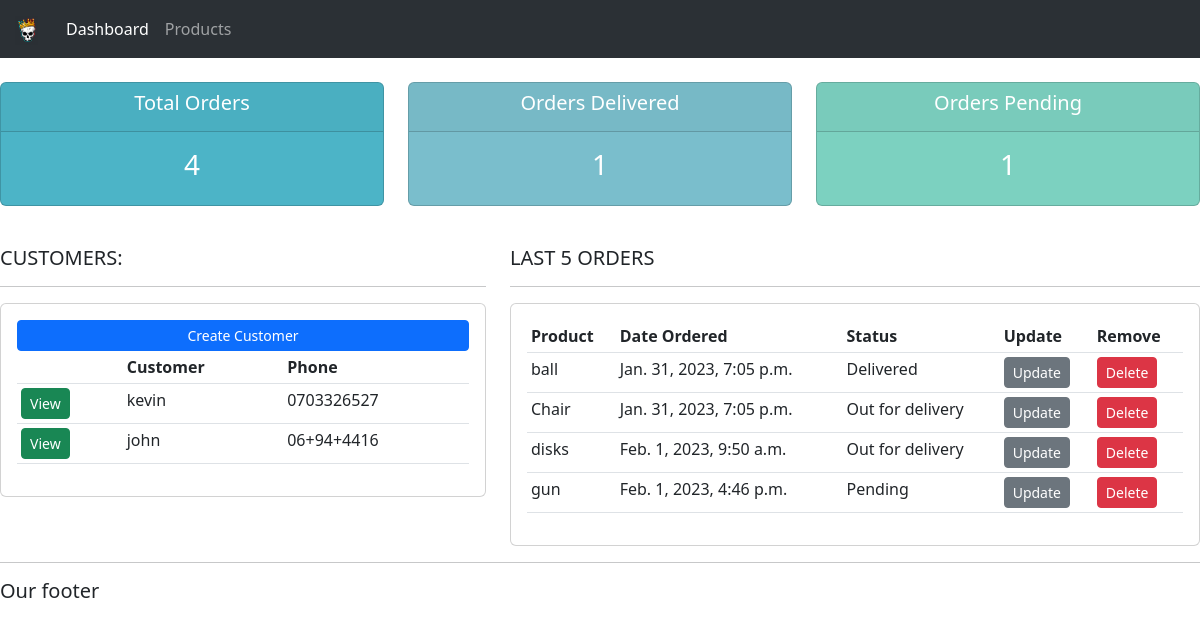
The page / on the database its author committed.
### accounts/models.py (models this page shows, shortened)
class Customer(models.Model):
    name = models.CharField(max_length=200, null=True)
    phone = models.CharField(max_length=200, null=True)
    email = models.CharField(max_length=200, null=True)
    date_created = models.DateTimeField(auto_now_add=True, null=True)

class Order(models.Model):
    STATUS = (
        ('Pending', 'Pending'),
        ('Out for delivery', 'Out for Delivery'),
        ('Delivered', 'Delivered'),
    )
    cutomer = models.ForeignKey(Customer, null=True, on_delete=models.SET_NULL)#when order is deleted the customer will stay in the database but with a null value for order
    product = models.ForeignKey(Product, null=True, on_delete=models.SET_NULL)
    date_created = models.DateTimeField(auto_now_add=True, null=True)
    status = models.CharField(max_length=200, null=True, choices=STATUS)

class Product(models.Model):
    CATEGORY = (
        ('Indoor', 'Indoor'),
        ('Out Door', 'Out Door')
    )
    name = models.CharField(max_length=200, null=True)
    price = models.FloatField(null=True)
    category = models.CharField(max_length=200, null=True, choices=CATEGORY)
    description = models.CharField(max_length=255, null=True)
    date_created = models.DateTimeField(auto_now_add=True, null=True)
    tags = models.ManyToManyField(Tag)#different products can have more than one tag so we use a many to many relationship
    def __str__(self):
        return self.name

### accounts/views.py (the view)
# urls.py: path('', views.index, name='index'),
def index(request):
    orders = Order.objects.all()
    customers = Customer.objects.all()
    total_customers = customers.count()
    total_orders = orders.count()
    delivered = orders.filter(status='Delivered').count()
    pending = orders.filter(status='Pending').count()
    context = {
        'orders': orders,
        'customers':customers,
        'total_orders' : total_orders,
        'delivered': delivered,
        'pending': pending
    }
    return render(request, 'accounts/dashboard.html', context)

### accounts/templates/accounts/dashboard.html
{% extends 'accounts/main.html' %}
{% load static %}
{% block content %}
{% include 'accounts/status.html' %}
<br>
<div>
<div class="row">
    <div class="col-md-5">
        <h5>CUSTOMERS: </h5>
        <hr>
        <div class="card card-body">
            <a class="btn btn-primary btn-sm btn-block" href="#">Create Customer</a>
            <table class="table table-sm">
                <tr>
                    <th></th>
                    <th>Customer</th>
                    <th>Phone</th>
                </tr>
                {% for customer in customers %}
                    <tr>
                        <td><a class="btn btn-sm btn-success" href="{% url 'customer' customer.id %}">View</a></td>
                        <td>
                            {{customer.name}}
                        </td>
                        <td>
                            {{customer.phone}}
                        </td>
                    </tr>
                {% endfor%}
            </table>
        </div>
    </div>
    <div class="col-md-7">
        <h5>LAST 5 ORDERS</h5>
        <hr>
        <div class="card card-body">
            <table class="table table-sm">
                <tr>
                    <th>Product</th>
                    <th>Date Ordered</th>
                    <th>Status</th>
                    <th>Update</th>
                    <th>Remove</th>
                </tr>
                {% for order in orders %}
                    <tr>
                        <td>{{order.product}}</td>
                        <td>{{order.date_created}}</td>
                        <td>{{order.status}}</td>
                        <td><a class="btn btn-sm btn-secondary" href="{% url 'update_order' order.id %}">Update</a></td>
                        <td><a class="btn btn-sm btn-danger" href="{% url 'delete' order.id %}">Delete</a></td>
                    </tr>
                {% endfor%}
            </table>
        </div>
    </div>
</div>
{% endblock %}

### static/css/main.css (style rules this page uses)
body { background-color: #ebeff5; }

### rows shown on the page
Customer: name "kevin", phone "0703326527"
Customer: name "john", phone "06+94+4416"
Order: product "ball", date_created "Jan. 31, 2023, 7:05 p.m.", status "Delivered"
Order: product "Chair", date_created "Jan. 31, 2023, 7:05 p.m.", status "Out for delivery"
Order: product "disks", date_created "Feb. 1, 2023, 9:50 a.m.", status "Out for delivery"
Order: product "gun", date_created "Feb. 1, 2023, 4:46 p.m.", status "Pending"

### other values the page prints
{{ total_orders }} "4"
{{ delivered }} "1"
{{ pending }} "1"
